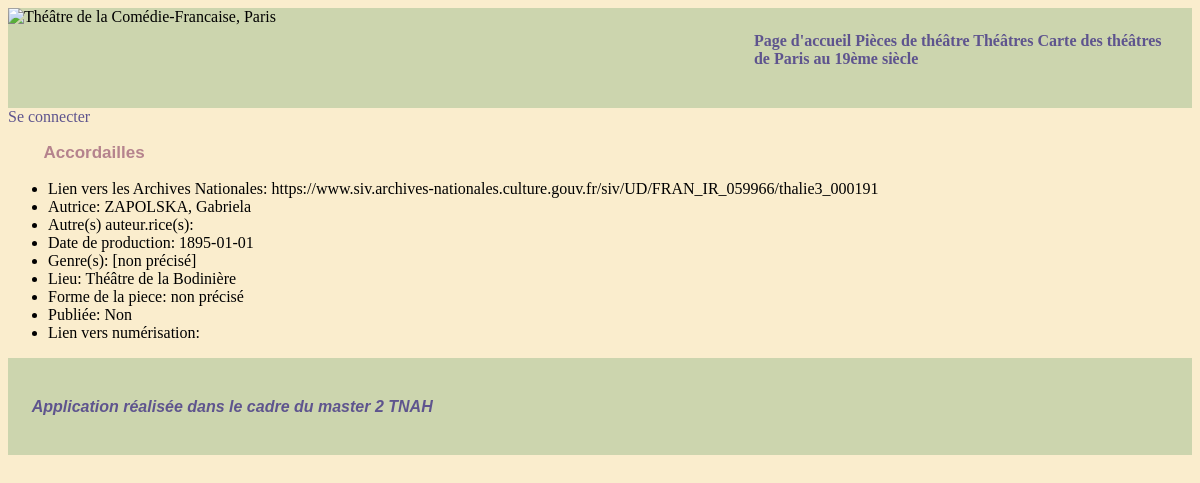
The app's page /liste_pieces/Accordailles with its own data.
### app/models/autrices.py (models this page shows)
class Play(db.Model):
    __tablename__ = "play"
    id_play = db.Column(db.Text, primary_key=True)
    title = db.Column(db.Text, nullable=False)
    date = db.Column(db.Integer)
    is_published = db.Column(db.Integer)
    digitized = db.Column(db.Text)
    authoress = db.Column(db.Text, db.ForeignKey('authoress.id'))
    other_author = db.Column(db.Text)
    url_AN = db.Column(db.Text)
    Authoress = db.relationship(
        'Authoress',
        backref='Authoress',
        lazy=True
    )
    configuration = db.relationship(
        'Configuration',
        secondary= play_configuration,
        backref='configuration'
    )
    theater = db.relationship(
        'Theater',
        secondary = play_theater,
        backref = 'theater'
    )
    type = db.relationship(
        'Type',
        secondary = play_type,
        backref = 'type'
    )

class Type(db.Model):
    __tablename__ = "type"
    id_type = db.Column(db.Text, primary_key=True)

class Theater(db.Model):
    __tablename__ = "theater"
    id_theater = db.Column(db.Text, primary_key=True)

class Configuration(db.Model):
    __tablename__ = "configuration"
    id_configuration = db.Column(db.Text, primary_key=True)

### app/routes/generales.py (the view)
@app.route("/liste_pieces/<string:titre>")
def presentation_piece(titre):
    data= db.session.query(Play)\
    .select_from(Play)\
    .join(Play.configuration)\
    .join(Play.theater)\
    .join(Play.type)\
    .filter(Play.title == titre).all()
    return render_template ('pages/liste_pieces_titre.html',
                            piece = data[0],
                            titre = titre)

### app/templates/pages/liste_pieces_titre.html
{% extends "partials/conteneur.html" %}
{%block body%}
<h3>{{piece.title}}</h3>
<ul class="infos_piece">
    <li>Lien vers les Archives Nationales: {{piece.url_AN}}</li>
    <li>Autrice: {{piece.authoress}}</li>
    <li>Autre(s) auteur.rice(s): {{piece.other_author}}</li>
    <li>Date de production: {{piece.date}}</li>
    {%for genre in piece.type%}
    <li>Genre(s): {{genre.id_type}}</li>
    {%endfor%}
    {%for theater in piece.theater%}
    <li>Lieu: {{theater.id_theater}}</li>
    {%endfor%}
    <li>Forme de la piece:
        {{piece.configuration[0].id_configuration}}
    </li>
    {%if piece.is_published == 0%}
    <li>Publiée: Non</li>
    {%else%}
    <li>Publiée: Oui</li>
    {%endif%}
    {%if piece.digitized is none:%}
    <li>Lien vers numérisation: aucun</li>
    {%else%}
    <li>Lien vers numérisation: {{piece.digitized}}</li>
    {%endif%}
</ul>
{%endblock%}

### app/templates/partials/conteneur.html (shortened to what this page needs)
<!DOCTYPE HTML>
<html lang="fr">
   <head>
      {% include "partials/css.html" %}
   </head>
   <body>
      <header>
         <img src="https://vl-media.fr/wp-content/uploads/2014/07/comedie-francaise.png" alt="Théâtre de la Comédie-Francaise, Paris" class="img">
         <nav>
            <a href="{{url_for('home')}}"> Page d'accueil </a>
            <a href="{{url_for('liste_pieces')}}"> Pièces de théâtre</a>
            <a href="{{url_for('liste_theatre')}}">Théâtres</a>
            <a href="./Carte_des_theatres_Paris.html"> Carte des théâtres de Paris au 19ème siècle </a>
         </nav>
      </header>
      {% if current_user.is_authenticated %}
      <a class="dropdown-item" href="{{ url_for('deconnexion') }}">Se déconnecter</a>
      {% else %}
      <a class="dropdown-item" href="{{ url_for('connexion') }}">Se connecter</a>
      {% endif %}
      {% block body%}{%endblock%}
      <footer>
         <p>Application réalisée dans le cadre du master 2 TNAH </p>
      </footer>
   </body>
</html>

### app/templates/partials/css.html
<link rel="stylesheet" href="{{ url_for('static', filename='style.css')}}">

### app/statics/style.css (style rules this page uses)
header { height: 100px; background-color: #CCD5AE; }
.img { margin: auto; height: 100px; width: 125px; }
nav { float: right; width: 35%; margin: 2%; font-family: serif; font-weight: bold; color: #5E548E; }
body { background-color: #FAEDCD; height: 100%; }
h3 { border-radius: 0px; color: #B5838D; font-family: Georgia, sans-serif; font-size: 17px; margin-left: 3%; margin-right: 0%; }
a { text-decoration: none; color: #5E548E; }
footer { background-color: #CCD5AE; color: #5E548E; font-family: Georgia, sans-serif; font-weight: bold; font-style: italic; padding: 2%; }

### records on screen
Play: title "Accordailles", url_AN "https://www.siv.archives-nationales.culture.gouv.fr/siv/UD/FRAN_IR_059966/thalie3_000191", authoress "ZAPOLSKA, Gabriela", date "1895-01-01"
Type: id_type "[non précisé]"
Theater: id_theater "Théâtre de la Bodinière"
Configuration: id_configuration "non précisé"
